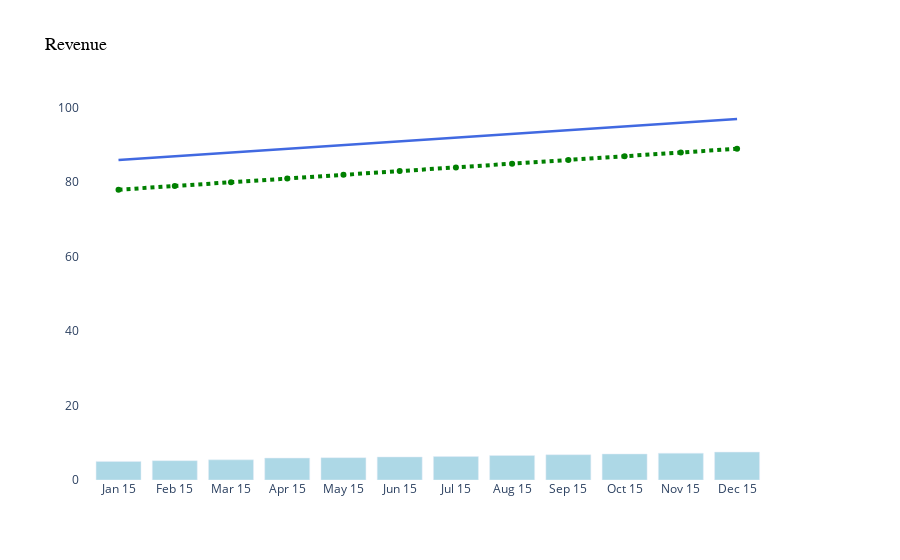

The code cell stored with this chart in its notebook:
### Markdown cell above
#### Revenue

### Code cell
df = pd.DataFrame(data)
df

def create_barlinechart(df,
                        label="DATE",
                        value="VARV",
                        varv="VALUE",
                        xaxis_title=None,
                        yaxis_title_r=None,
                        yaxis_title_l=None):    
    # Create figure with secondary y-axis
    fig = make_subplots(specs=[[{"secondary_y": True}]])

    # Add traces
    fig.add_trace(
        go.Bar(
            x=df[label],
            y=df[value],
            name="Growth",
            marker=dict(color="#ADD8E6"),
        ),
        secondary_y=False,
    )
    fig.add_trace(
        go.Scatter(
            x=df[label],
            y=[86,87,88,89,90,91,92,93,94,95,96,97],
            mode="lines",
            name="Revenue",
            line=dict(color="royalblue", width=2.5),
        ),
        secondary_y=False,
    )
    fig.add_trace(
        go.Scatter(
            x=df[label],
            y=[78,79,80,81,82,83,84,85,86,87,88,89],
            name="Target",
            line=dict(color='green', width=4, dash='dot'),
        ),
        secondary_y=False,
    )

    # Add figure title
    fig.update_layout(
        title= "Revenue",
        title_font=dict(family="Arial", size=18, color="black"),
        legend=None,
        plot_bgcolor="white",
        height=300,
        paper_bgcolor="white",
        xaxis_title=xaxis_title,
        xaxis_title_font=dict(family="Arial", size=10, color="black"),
    )

    # Set y-axes titles
    fig.update_yaxes(
        title_text=yaxis_title_r,
        title_font=dict(family="Arial", size=10, color="black"),
        secondary_y=False
    )
    fig.update_yaxes(
        title_text=yaxis_title_l,
        title_font=dict(family="Arial", size=10, color="black"),
        secondary_y=True
    )
    fig.update_traces(showlegend=False)
    fig.show()
    return fig

fig = create_barlinechart(df,
                          yaxis_title_r=None,
                          yaxis_title_l=None)

### Figure 1 — Plotly figure (JSON) as saved in the notebook; plotly's stock layout.template omitted (floating-point values rounded to 4 significant figures)
{"data": [{"marker": {"color": "#ADD8E6"}, "name": "Growth", "showlegend": false, "type": "bar", "x": ["Jan 15", "Feb 15", "Mar 15", "Apr 15", "May 15", "Jun 15", "Jul 15", "Aug 15", "Sep 15", "Oct 15", "Nov 15", "Dec 15"], "xaxis": "x", "y": [5, 5.2, 5.42, 5.9, 6, 6.2, 6.3, 6.6, 6.8, 7, 7.2, 7.5], "yaxis": "y"}, {"line": {"color": "royalblue", "width": 2.5}, "mode": "lines", "name": "Revenue", "showlegend": false, "type": "scatter", "x": ["Jan 15", "Feb 15", "Mar 15", "Apr 15", "May 15", "Jun 15", "Jul 15", "Aug 15", "Sep 15", "Oct 15", "Nov 15", "Dec 15"], "xaxis": "x", "y": [86, 87, 88, 89, 90, 91, 92, 93, 94, 95, 96, 97], "yaxis": "y"}, {"line": {"color": "green", "dash": "dot", "width": 4}, "name": "Target", "showlegend": false, "type": "scatter", "x": ["Jan 15", "Feb 15", "Mar 15", "Apr 15", "May 15", "Jun 15", "Jul 15", "Aug 15", "Sep 15", "Oct 15", "Nov 15", "Dec 15"], "xaxis": "x", "y": [78, 79, 80, 81, 82, 83, 84, 85, 86, 87, 88, 89], "yaxis": "y"}], "layout": {"autosize": true, "legend": {}, "paper_bgcolor": "white", "plot_bgcolor": "white", "title": {"font": {"color": "black", "family": "Arial", "size": 18}, "text": "Revenue"}, "xaxis": {"anchor": "y", "autorange": true, "domain": [0, 0.94], "range": [-0.668, 11.67], "title": {"font": {"color": "black", "family": "Arial", "size": 10}}, "type": "category"}, "yaxis": {"anchor": "x", "autorange": true, "domain": [0, 1], "range": [0, 102.1], "title": {"font": {"color": "black", "family": "Arial", "size": 10}}, "type": "linear"}, "yaxis2": {"anchor": "x", "overlaying": "y", "side": "right", "title": {"font": {"color": "black", "family": "Arial", "size": 10}}}}}
